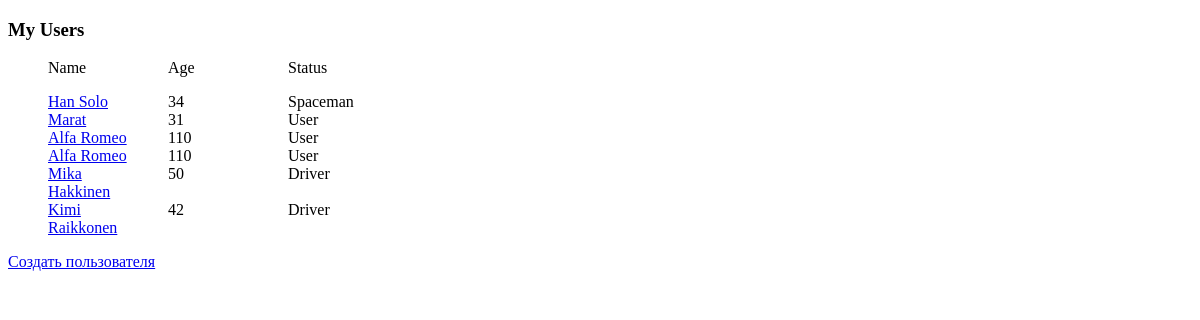
Before: / with the older database file.
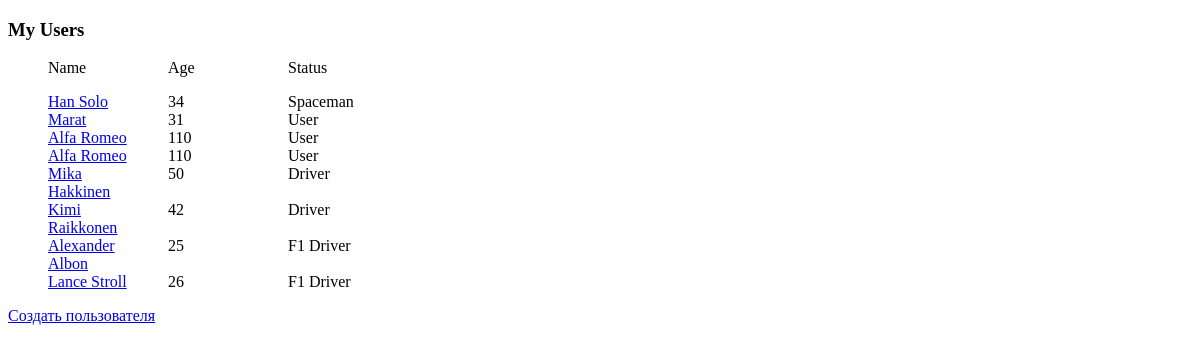
After: the same page with the newer database file.
### app/models.py (models this page shows, shortened)
class MyUsers(models.Model):
    name = models.CharField(max_length=40)
    age = models.IntegerField()
    status = models.CharField(max_length=40)

### app/views.py (the view)
# urls.py: path('', UsersView.as_view(), name='home'),
class UsersView(ListView):
    model = MyUsers
    template_name = 'home.html'
    context_object_name = 'one'

### app/templates/home.html (shortened to what this page needs)
<!DOCTYPE html>
<html lang="en">
<head>
</head>
<body>
    <h3>My Users</h3>
    <ul style='display: flex; flex-direction: row;'>
        <li>Name</li>
        <li>Age</li>
        <li>Status</li>
    </ul>
    <ul>
        {% for i in one %}
        <div style='display: flex; flex-direction: row;'>
        <li><a href={% url 'about' i.pk %}> {{ i.name }} </a></li>
        <li> {{ i.age }} </li>
        <li> {{ i.status }} </li>
        </div>
        {% endfor %}
    </ul>
    <p><a href={% url 'create' %}>Создать пользователя</a></p>
</body>
</html>

### app/templates/home.html (style rules this page uses)
li { margin-right: 40px; width: 80px; }
ul { list-style-type: none; }

Changed rows visible on the page:
added MyUsers: name "Alexander Albon", age "25", status "F1 Driver"
added MyUsers: name "Lance Stroll", age "26", status "F1 Driver"
